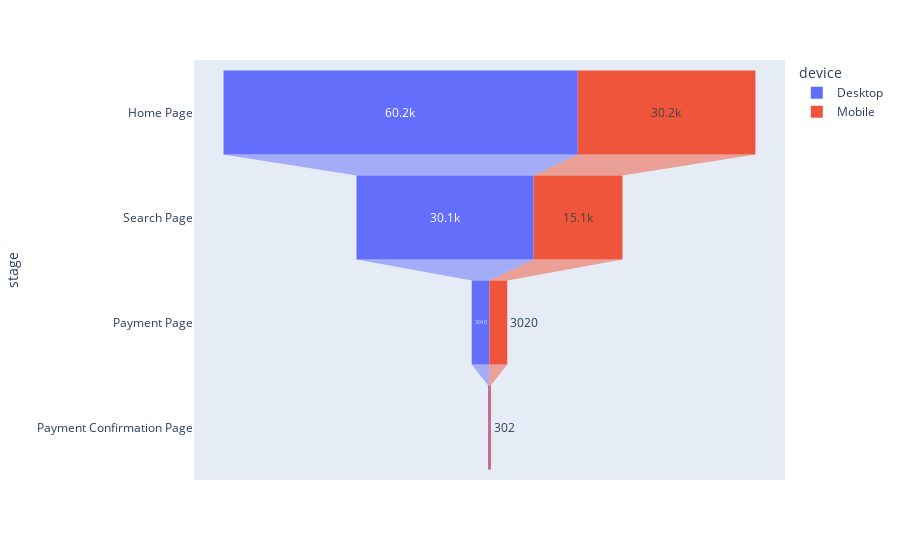

Here is the notebook cell this chart was saved with:
### Code cell
data_desktop = data[data.device=='Desktop']
pages = ['Home Page', 'Search Page', 'Payment Page', 'Payment Confirmation Page']

numbers = [len([i for i in data_desktop['home_page_visited?'] if i == 'Yes']), 
           len([i for i in data_desktop['search_page_visited?'] if i == 'Yes']),
           len([i for i in data_desktop['payment_page_visited?'] if i == 'Yes']),
           len([i for i in data_desktop['payment_confirmed?'] if i == 'Yes'])]
desktop = pd.DataFrame(dict(number=numbers, stage=pages))
desktop['device'] = 'Desktop'

data_mobile = data[data.device=='Mobile']
numbers = [len([i for i in data_mobile['home_page_visited?'] if i == 'Yes']), 
           len([i for i in data_mobile['search_page_visited?'] if i == 'Yes']),
           len([i for i in data_mobile['payment_page_visited?'] if i == 'Yes']),
           len([i for i in data_mobile['payment_confirmed?'] if i == 'Yes'])]
mobile = pd.DataFrame(dict(number=numbers, stage=pages))
mobile['device'] = 'Mobile'

df = pd.concat([desktop, mobile], axis=0)
fig = px.funnel(df, x='number', y='stage', color='device')
fig.show()

# Lot of insights can be drawn from here:
# Homepage gets almost double the visitors on Dekstop than on Mobile. Same for Search Page. 
# Number of people who go to the Payment Page does not change if the visitor is using a desktop or a mobile
# Only 10% of those who go to the payment page when using their mobiles go ahead and actually do the payment
# Only 5% of those who go to the payment page when using their desktops go ahead and actually do the payment
# Thus those who visit the website and end up paying using their mobiles are double of those who do the same using their desktop

### Figure 1 — Plotly figure (JSON) as saved in the notebook; plotly's stock layout.template omitted (floating-point values rounded to 4 significant figures)
{"data": [{"hovertemplate": "device=Desktop<br>number=%{x}<br>stage=%{y}<extra></extra>", "legendgroup": "Desktop", "marker": {"color": "#636efa"}, "name": "Desktop", "orientation": "h", "showlegend": true, "type": "funnel", "x": [60200, 30100, 3010, 150], "xaxis": "x", "y": ["Home Page", "Search Page", "Payment Page", "Payment Confirmation Page"], "yaxis": "y"}, {"hovertemplate": "device=Mobile<br>number=%{x}<br>stage=%{y}<extra></extra>", "legendgroup": "Mobile", "marker": {"color": "#EF553B"}, "name": "Mobile", "orientation": "h", "showlegend": true, "type": "funnel", "x": [30200, 15100, 3020, 302], "xaxis": "x", "y": ["Home Page", "Search Page", "Payment Page", "Payment Confirmation Page"], "yaxis": "y"}], "layout": {"legend": {"title": {"text": "device"}, "tracegroupgap": 0}, "margin": {"t": 60}, "xaxis": {"anchor": "y", "domain": [0, 1], "title": {"text": "number"}}, "yaxis": {"anchor": "x", "domain": [0, 1], "title": {"text": "stage"}}}}
